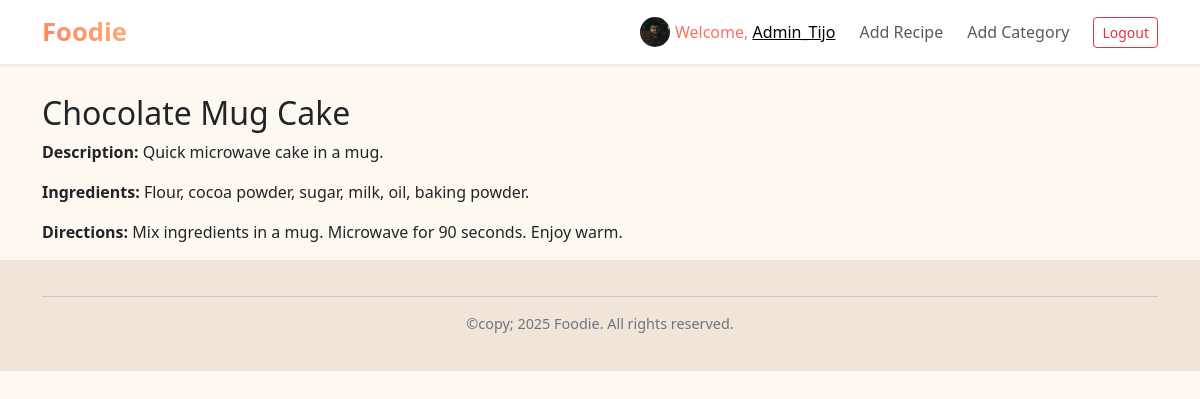
The app's page /sandbox/10/ (signed in) with its own data.
### accounts/models.py (models this page shows, shortened)
class UserProfile(models.Model):
    user = models.OneToOneField(
        User,
        on_delete=models.CASCADE,
        related_name='profile'
    )
    bio = models.TextField(blank=True, null=True)
    date_created = models.DateTimeField(auto_now_add=True)
    profile_photo = models.ImageField(
        upload_to='profile/',
        blank=True,
        null=True
    )

### recipes/models.py (models this page shows, shortened)
class Recipe(models.Model):
    name = models.CharField(max_length=100)
    description = models.TextField(null=True, blank=True)
    ingredients = models.TextField()
    directions = models.TextField()
    date_added = models.DateTimeField(auto_now_add=True, null=True, blank=True)
    category = models.ForeignKey(Category, on_delete=models.CASCADE)
    user = models.ForeignKey(User, on_delete=models.CASCADE, related_name='recipes', null=True, default=1)
    class Meta:
        ordering = ['date_added']

### sandbox/views.py (the view)
# urls.py: path("<int:pk>/", RecipeDetailView.as_view(), name="recipe-detail"),
class RecipeDetailView(DetailView):
    model = Recipe
    template_name = "sandbox/recipe_detail.html"
    context_object_name = "recipe"

### sandbox/templates/sandbox/recipe_detail.html
{% extends "base.html" %} {% block content %}
<article>
  <h2>{{ recipe.name }}</h2>
  <p><strong>Description:</strong> {{ recipe.description }}</p>
  <p><strong>Ingredients:</strong> {{ recipe.ingredients }}</p>
  <p><strong>Directions:</strong> {{ recipe.directions }}</p>
</article>
{% endblock content %}

### templates/base.html (shortened to what this page needs)
{% load django_bootstrap5 %}
<!DOCTYPE html>
<html lang="en">
  <head>
    {% bootstrap_css %}
  </head>
  <body>
    <header>
      <nav
        class="navbar navbar-expand-lg navbar-light bg-white shadow-sm fixed-top"
      >
        <div class="container">
          <a class="navbar-brand" href="{% url 'foodie_app:index' %}">Foodie</a>
          <div class="collapse navbar-collapse" id="mainNav">
            <ul class="navbar-nav ms-auto">
              {% if user.is_authenticated %}
              <li class="nav-item d-flex align-items-center">
                {% if user.profile.profile_photo %}
                <img
                  src="{{ user.profile.profile_photo.url }}"
                  alt="profile photo"
                  style="
                    width: 30px;
                    height: 30px;
                    border-radius: 50%;
                    margin-right: 5px;
                  "
                />
                {% endif %}
              </li>
              <li class="nav-item d-flex align-items-center">
                <span class="navbar-text"
                  >Welcome,
                  <a href="{% url 'accounts:edit_user_profile' %}">
                    {{ user.username }}
                  </a></span
                >
              </li>
              <li class="nav-item">
                <a
                  class="nav-link"
                  href="{% url 'foodie_app:add_recipe_no_genre' %}"
                  >Add Recipe</a
                >
              </li>
              <li class="nav-item">
                <a class="nav-link" href="{% url 'foodie_app:add_category' %}"
                  >Add Category</a
                >
              </li>
              <li class="nav-item d-flex align-items-center">
                <form
                  method="post"
                  action="{% url 'accounts:logout' %}"
                  class="d-inline"
                >
                  <button type="submit" class="btn btn-outline-danger btn-sm">
                    Logout
                  </button>
                </form>
              </li>
              {% endif %}
            </ul>
          </div>
        </div>
      </nav>
    </header>
    <main class="container mt-4">
      {% block content %} {% endblock content %}
    </main>
    <footer>
      <div class="container">
        <hr />
        <p>©copy; 2025 Foodie. All rights reserved.</p>
      </div>
    </footer>
  </body>
</html>

### templates/base.html (style rules this page uses)
body { padding-top: 70px; background-color: #fff8f0; font-family: "Segoe UI", sans-serif; }
footer { background-color: #f0e5d8; padding: 20px 0; text-align: center; font-size: 0.9rem; color: #6c757d; }
.navbar-brand { font-weight: bold; font-size: 1.6rem; background: linear-gradient( 45deg, #ff7e5f, #feb47b ); -webkit-background-clip: text; -webkit-text-fill-color: transparent; }
.navbar-nav { display: flex; align-items: center; }
.navbar-text { font-weight: 500; color: #ff6f61; margin-right: 1rem; }
.nav-link { font-weight: 500; margin-right: 0.5rem; transition: color 0.3s ease; }
.btn-outline-danger { margin-left: 0.5rem; }

### records on screen
Recipe: name "Chocolate Mug Cake", description "Quick microwave cake in a mug.", ingredients "Flour, cocoa powder, sugar, milk, oil, baking powder.", directions "Mix ingredients in a mug. Microwave for 90 seconds. Enjoy warm."

### other values on screen
{{ user.username }} "Admin_Tijo"
